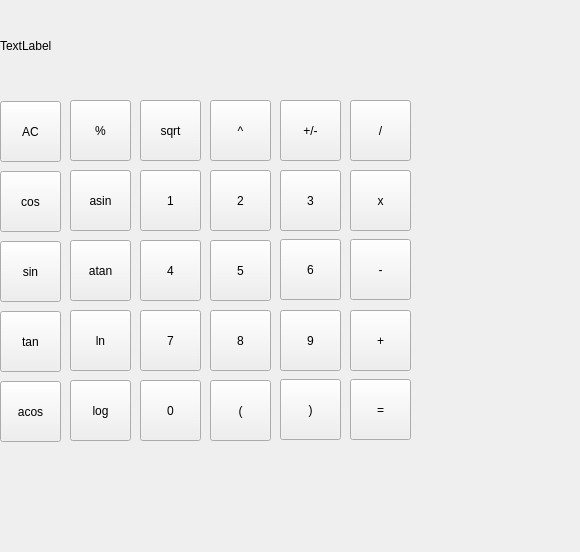
<?xml version="1.0" encoding="UTF-8"?>
<ui version="4.0">
 <class>MainWindow</class>
 <widget class="QMainWindow" name="MainWindow">
  <property name="geometry">
   <rect>
    <x>0</x>
    <y>0</y>
    <width>580</width>
    <height>552</height>
   </rect>
  </property>
  <property name="windowTitle">
   <string>MainWindow</string>
  </property>
  <widget class="QWidget" name="centralwidget">
   <widget class="QLabel" name="label">
    <property name="geometry">
     <rect>
      <x>0</x>
      <y>20</y>
      <width>411</width>
      <height>51</height>
     </rect>
    </property>
    <property name="text">
     <string>TextLabel</string>
    </property>
   </widget>
   <widget class="QPushButton" name="pushButton_3">
    <property name="geometry">
     <rect>
      <x>280</x>
      <y>100</y>
      <width>61</width>
      <height>61</height>
     </rect>
    </property>
    <property name="text">
     <string>+/-</string>
    </property>
   </widget>
   <widget class="QPushButton" name="pushButton_4">
    <property name="geometry">
     <rect>
      <x>0</x>
      <y>171</y>
      <width>61</width>
      <height>61</height>
     </rect>
    </property>
    <property name="text">
     <string>cos</string>
    </property>
   </widget>
   <widget class="QPushButton" name="pushButton_5">
    <property name="geometry">
     <rect>
      <x>140</x>
      <y>170</y>
      <width>61</width>
      <height>61</height>
     </rect>
    </property>
    <property name="text">
     <string>1</string>
    </property>
   </widget>
   <widget class="QPushButton" name="pushButton_6">
    <property name="geometry">
     <rect>
      <x>70</x>
      <y>170</y>
      <width>61</width>
      <height>61</height>
     </rect>
    </property>
    <property name="text">
     <string>asin</string>
    </property>
   </widget>
   <widget class="QPushButton" name="pushButton_7">
    <property name="geometry">
     <rect>
      <x>70</x>
      <y>240</y>
      <width>61</width>
      <height>61</height>
     </rect>
    </property>
    <property name="text">
     <string>atan</string>
    </property>
   </widget>
   <widget class="QPushButton" name="pushButton_8">
    <property name="geometry">
     <rect>
      <x>0</x>
      <y>241</y>
      <width>61</width>
      <height>61</height>
     </rect>
    </property>
    <property name="text">
     <string>sin</string>
    </property>
   </widget>
   <widget class="QPushButton" name="pushButton_9">
    <property name="geometry">
     <rect>
      <x>140</x>
      <y>240</y>
      <width>61</width>
      <height>61</height>
     </rect>
    </property>
    <property name="text">
     <string>4</string>
    </property>
   </widget>
   <widget class="QPushButton" name="pushButton_10">
    <property name="geometry">
     <rect>
      <x>0</x>
      <y>311</y>
      <width>61</width>
      <height>61</height>
     </rect>
    </property>
    <property name="text">
     <string>tan</string>
    </property>
   </widget>
   <widget class="QPushButton" name="pushButton_11">
    <property name="geometry">
     <rect>
      <x>70</x>
      <y>310</y>
      <width>61</width>
      <height>61</height>
     </rect>
    </property>
    <property name="text">
     <string>ln</string>
    </property>
   </widget>
   <widget class="QPushButton" name="pushButton_12">
    <property name="geometry">
     <rect>
      <x>140</x>
      <y>310</y>
      <width>61</width>
      <height>61</height>
     </rect>
    </property>
    <property name="text">
     <string>7</string>
    </property>
   </widget>
   <widget class="QPushButton" name="pushButton_13">
    <property name="geometry">
     <rect>
      <x>0</x>
      <y>381</y>
      <width>61</width>
      <height>61</height>
     </rect>
    </property>
    <property name="text">
     <string>acos</string>
    </property>
   </widget>
   <widget class="QPushButton" name="pushButton_14">
    <property name="geometry">
     <rect>
      <x>140</x>
      <y>380</y>
      <width>61</width>
      <height>61</height>
     </rect>
    </property>
    <property name="text">
     <string>0</string>
    </property>
   </widget>
   <widget class="QPushButton" name="pushButton_15">
    <property name="geometry">
     <rect>
      <x>70</x>
      <y>380</y>
      <width>61</width>
      <height>61</height>
     </rect>
    </property>
    <property name="text">
     <string>log</string>
    </property>
   </widget>
   <widget class="QPushButton" name="pushButton_18">
    <property name="geometry">
     <rect>
      <x>350</x>
      <y>100</y>
      <width>61</width>
      <height>61</height>
     </rect>
    </property>
    <property name="text">
     <string>/</string>
    </property>
   </widget>
   <widget class="QPushButton" name="pushButton_19">
    <property name="geometry">
     <rect>
      <x>280</x>
      <y>170</y>
      <width>61</width>
      <height>61</height>
     </rect>
    </property>
    <property name="text">
     <string>3</string>
    </property>
   </widget>
   <widget class="QPushButton" name="pushButton_21">
    <property name="geometry">
     <rect>
      <x>350</x>
      <y>170</y>
      <width>61</width>
      <height>61</height>
     </rect>
    </property>
    <property name="text">
     <string>x</string>
    </property>
   </widget>
   <widget class="QPushButton" name="pushButton_22">
    <property name="geometry">
     <rect>
      <x>280</x>
      <y>239</y>
      <width>61</width>
      <height>61</height>
     </rect>
    </property>
    <property name="text">
     <string>6</string>
    </property>
   </widget>
   <widget class="QPushButton" name="pushButton_23">
    <property name="geometry">
     <rect>
      <x>350</x>
      <y>239</y>
      <width>61</width>
      <height>61</height>
     </rect>
    </property>
    <property name="text">
     <string>-</string>
    </property>
   </widget>
   <widget class="QPushButton" name="pushButton_25">
    <property name="geometry">
     <rect>
      <x>280</x>
      <y>310</y>
      <width>61</width>
      <height>61</height>
     </rect>
    </property>
    <property name="text">
     <string>9</string>
    </property>
   </widget>
   <widget class="QPushButton" name="pushButton_27">
    <property name="geometry">
     <rect>
      <x>350</x>
      <y>310</y>
      <width>61</width>
      <height>61</height>
     </rect>
    </property>
    <property name="text">
     <string>+</string>
    </property>
   </widget>
   <widget class="QPushButton" name="pushButton_28">
    <property name="geometry">
     <rect>
      <x>350</x>
      <y>379</y>
      <width>61</width>
      <height>61</height>
     </rect>
    </property>
    <property name="text">
     <string>=</string>
    </property>
   </widget>
   <widget class="QPushButton" name="pushButton_29">
    <property name="geometry">
     <rect>
      <x>280</x>
      <y>379</y>
      <width>61</width>
      <height>61</height>
     </rect>
    </property>
    <property name="text">
     <string>)</string>
    </property>
   </widget>
   <widget class="QPushButton" name="pushButton_30">
    <property name="geometry">
     <rect>
      <x>210</x>
      <y>380</y>
      <width>61</width>
      <height>61</height>
     </rect>
    </property>
    <property name="text">
     <string>(</string>
    </property>
   </widget>
   <widget class="QPushButton" name="pushButton_16">
    <property name="geometry">
     <rect>
      <x>0</x>
      <y>101</y>
      <width>61</width>
      <height>61</height>
     </rect>
    </property>
    <property name="text">
     <string>AC</string>
    </property>
   </widget>
   <widget class="QPushButton" name="pushButton_20">
    <property name="geometry">
     <rect>
      <x>210</x>
      <y>240</y>
      <width>61</width>
      <height>61</height>
     </rect>
    </property>
    <property name="text">
     <string>5</string>
    </property>
   </widget>
   <widget class="QPushButton" name="pushButton_24">
    <property name="geometry">
     <rect>
      <x>210</x>
      <y>310</y>
      <width>61</width>
      <height>61</height>
     </rect>
    </property>
    <property name="text">
     <string>8</string>
    </property>
   </widget>
   <widget class="QPushButton" name="pushButton_26">
    <property name="geometry">
     <rect>
      <x>210</x>
      <y>170</y>
      <width>61</width>
      <height>61</height>
     </rect>
    </property>
    <property name="text">
     <string>2</string>
    </property>
   </widget>
   <widget class="QPushButton" name="pushButton_17">
    <property name="geometry">
     <rect>
      <x>70</x>
      <y>100</y>
      <width>61</width>
      <height>61</height>
     </rect>
    </property>
    <property name="text">
     <string>%</string>
    </property>
   </widget>
   <widget class="QPushButton" name="pushButton_31">
    <property name="geometry">
     <rect>
      <x>140</x>
      <y>100</y>
      <width>61</width>
      <height>61</height>
     </rect>
    </property>
    <property name="text">
     <string>sqrt</string>
    </property>
   </widget>
   <widget class="QPushButton" name="pushButton_32">
    <property name="geometry">
     <rect>
      <x>210</x>
      <y>100</y>
      <width>61</width>
      <height>61</height>
     </rect>
    </property>
    <property name="text">
     <string>^</string>
    </property>
   </widget>
  </widget>
 </widget>
 <resources/>
 <connections/>
</ui>
